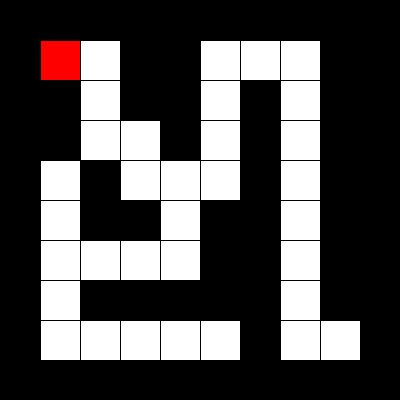
Frame 1 (no input)
Frame 60 (the mouse pressed at the canvas centre just before this capture): identical to frame 1, image omitted
Frame 120 (the mouse held since frame 60 and released just before this capture): identical to frame 1, image omitted

The Processing sketch that drew this single still picture (run headless with seeded random() and noise(); from frame 60 on, the mouse is pressed at the canvas centre):

// Processing sketch: week15_05_maze_DFS_visited
// ── week15_05_maze_DFS_visited.pde
//week15_05_maze_DFS_visited
int [][] maze = {
  {1,1,1,1,1,1,1,1,1,1},
  {1,0,0,1,1,0,0,0,1,1},
  {1,1,0,1,1,0,1,0,1,1},
  {1,1,0,0,1,0,1,0,1,1},
  {1,0,1,0,0,0,1,0,1,1},
  {1,0,1,1,0,1,1,0,1,1},
  {1,0,0,0,0,1,1,0,1,1},
  {1,0,1,1,1,1,1,0,1,1},
  {1,0,0,0,0,0,1,0,0,1},
  {1,1,1,1,1,1,1,1,1,1},
};
int [][] visited = new int[10][10];
int startI  = 1,startJ = 1,I = 1,J = 1,step = 1;
void setup(){
  size(400,400);
  visited[I][J] = step;
}
void draw(){
  for(int i=0;i<maze.length;i++) {
    for(int j=0;j<maze[0].length;j++) {
      if(maze[i][j]==1) fill(0);
      else fill(255);
      rect(j*40,i*40,40,40);
    }
  }
  fill(255,0,0);
  rect(startJ*40,startI*40,40,40);
}
  
